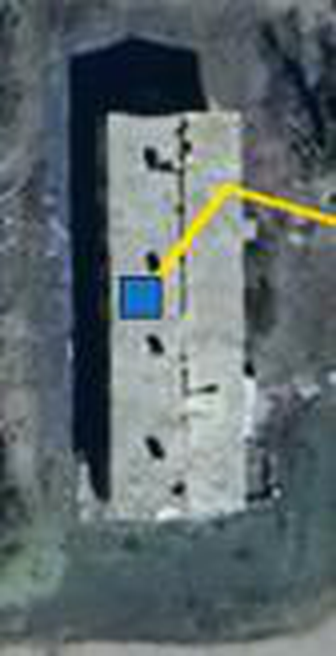
#> input picture work/altay2/img_11_4x.png, 336 x 656 px, given in place of map06_v4.jpg, which was not available
$ python 55b_match_altay2.py
#> lines starting #> are read from the running program, lines starting #| are printed output that depends on the picture; pictures that were not available may be replaced by others from this repository, and a replacement may not be noted
#!/usr/bin/env python3
# -*- coding: utf-8 -*-
"""Task 55b (v2, быстрая): FLANN, s=2.0 + raw, 4 поворота.
Регион стабилен независимо от масштаба фигуры (проверено v1)."""
import json
import sys
from pathlib import Path

import cv2
import numpy as np

BASE = Path('/home/z/my-project')
DIR = BASE / 'work/altay2'
MAP = DIR / 'map06_v4.jpg'

NAMES = ['img_9.png', 'img_10.png', 'img_11.png', 'img_12.png']
MAP_DOWN = 2


def ncc(a, b):
    a = a.astype(np.float64) - a.mean()
    b = b.astype(np.float64) - b.mean()
    d = np.sqrt((a * a).sum() * (b * b).sum())
    return float((a * b).sum() / d) if d > 1e-9 else 0.0


def main():
    map_full = cv2.imread(str(MAP), cv2.IMREAD_GRAYSCALE)
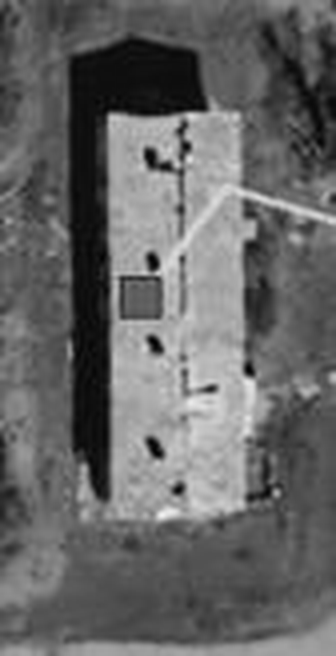
#> map_full: shape (656, 336); min 0, max 242, mean 102.4
    Hf, Wf = map_full.shape
#> Hf = 656; Wf = 336
    map_half = cv2.resize(map_full, (Wf // MAP_DOWN, Hf // MAP_DOWN),
                          interpolation=cv2.INTER_AREA)

    sift = cv2.SIFT_create(nfeatures=12000, contrastThreshold=0.02)
    k2, d2 = sift.detectAndCompute(map_half, None)
#> k2 = 824 keypoints; strongest (x, y, size): (76, 130, 4.8), (77, 172, 5.3), (77, 224, 5.8), (75, 78, 5.1)
    print(f'map_half {map_half.shape}: {len(k2)} kp', flush=True)
#| map_half (328, 168): 824 kp
    flann = cv2.FlannBasedMatcher(
        dict(algorithm=1, trees=5), dict(checks=64))

    results = {}
    for name in NAMES:
        fig0 = cv2.imread(str(DIR / name), cv2.IMREAD_GRAYSCALE)
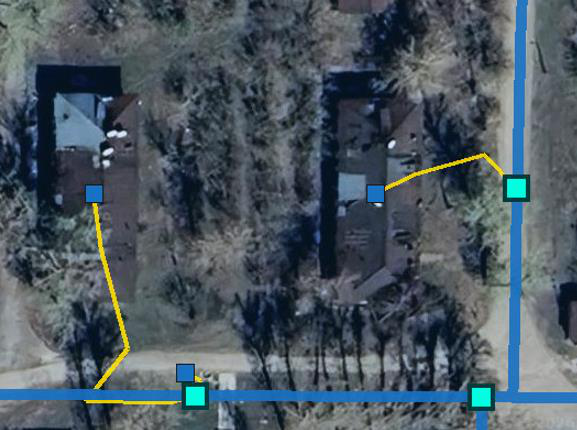
#> input picture work/altay2/img_9.png, 577 x 430 px, found by its file name
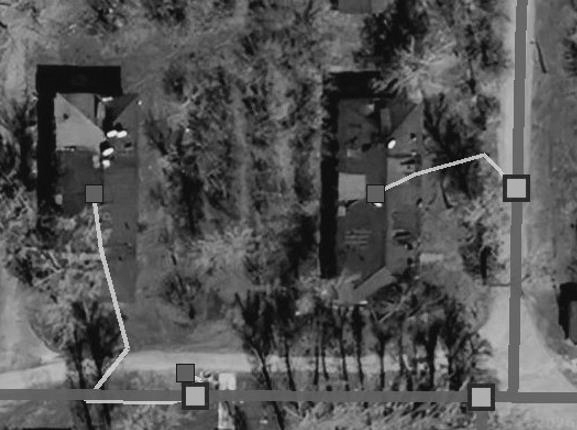
#> fig0: shape (430, 577); min 1, max 240, mean 84.3
        variants = {'raw': fig0,
                    'rotCW': cv2.rotate(fig0, cv2.ROTATE_90_CLOCKWISE),
                    'rotCCW': cv2.rotate(fig0, cv2.ROTATE_90_COUNTERCLOCKWISE),
                    'rot180': cv2.rotate(fig0, cv2.ROTATE_180)}
        best = None
        for vname, vimg in variants.items():
            for s in ([1.0, 2.0] if min(vimg.shape) >= 100 else [2.0, 4.0]):
                h0, w0 = vimg.shape
                fig = cv2.resize(vimg, (max(2, int(w0 * s)),
                                        max(2, int(h0 * s))),
                                 interpolation=cv2.INTER_CUBIC)
                if min(fig.shape) < 40:
                    continue
                k1, d1 = sift.detectAndCompute(fig, None)
                if d1 is None or len(k1) < 8:
                    continue
                matches = flann.knnMatch(d1, d2, k=2)
                good = [m for m, n in matches
                        if m.distance < 0.75 * n.distance]
                if len(good) < 8:
                    continue
                src = np.float32([k1[m.queryIdx].pt
                                  for m in good]).reshape(-1, 1, 2)
                dst = np.float32([k2[m.trainIdx].pt
                                  for m in good]).reshape(-1, 1, 2)
                H, msk = cv2.findHomography(src, dst, cv2.RANSAC, 4.0)
                if H is None or int(msk.sum()) < 8:
                    continue
                inl = int(msk.sum())
                hh, ww = fig.shape
                corners = np.float32([[0, 0], [ww, 0], [ww, hh],
                                      [0, hh]]).reshape(-1, 1, 2)
                proj = cv2.perspectiveTransform(corners, H).reshape(-1, 2) \
                    * MAP_DOWN
                x0, y0 = proj.min(axis=0)
                x1, y1 = proj.max(axis=0)
                if x0 < -20 or y0 < -20 or x1 > Wf + 20 or y1 > Hf + 20:
                    continue
                wR, hR = int(round(x1 - x0)), int(round(y1 - y0))
                if wR < 30 or hR < 30 or wR > Wf or hR > Hf:
                    continue
                ar_fig = max(ww, hh) / max(1, min(ww, hh))
                ar_reg = max(wR, hR) / max(1, min(wR, hR))
                if abs(ar_fig - ar_reg) / max(ar_fig, ar_reg) > 0.35:
                    continue
                W2, H2 = map_half.shape[1], map_half.shape[0]
                warped_half = cv2.warpPerspective(
                    fig, H, (W2, H2), flags=cv2.INTER_LINEAR,
                    borderMode=cv2.BORDER_CONSTANT, borderValue=128)
                cx0, cy0 = int(x0) // MAP_DOWN, int(y0) // MAP_DOWN
                cx1, cy1 = int(x1) // MAP_DOWN + 1, int(y1) // MAP_DOWN + 1
                wh = warped_half[cy0:cy1, cx0:cx1]
                if wh.size < 400:
                    continue
                warped = cv2.resize(wh, (max(1, wh.shape[1] * 2),
                                         max(1, wh.shape[0] * 2)),
                                    interpolation=cv2.INTER_LINEAR)
                crop = map_full[int(y0):int(y0) + warped.shape[0],
                                int(x0):int(x0) + warped.shape[1]]
                if crop.shape[:2] != warped.shape[:2]:
                    mn = (min(crop.shape[0], warped.shape[0]),
                          min(crop.shape[1], warped.shape[1]))
                    crop = crop[:mn[0], :mn[1]]
                    warped = warped[:mn[0], :mn[1]]
                m = (warped > 5) & (warped < 250) & (crop > 5) & (crop < 250)
                if m.sum() < 400:
                    continue
                score = ncc(warped[m], crop[m])
                cand = dict(variant=vname, scale=s, inliers=inl,
                            good=len(good), ncc=round(score, 3),
                            region=[round(float(x0)), round(float(y0)),
                                    round(float(x1)), round(float(y1))])
                print(f'  {name} {vname} s={s}: inl={inl} ncc={score:.3f} '
                      f'region={cand["region"]}', flush=True)
                if best is None or (score, inl) > (best['ncc'],
                                                   best['inliers']):
                    if score >= 0.30:
                        best = cand
#> this loop made 4 passes
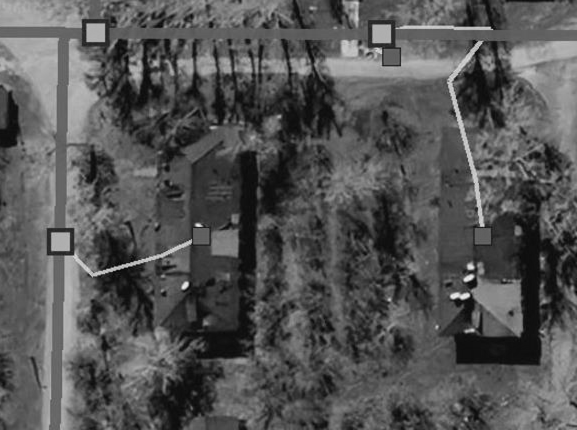
#> fig: shape (860, 1154) (shown at 1/2 size); min 0, max 242, mean 84.3
        if best:
            results[name] = best
            print(f'{name}: BEST {best["variant"]} s={best["scale"]} '
                  f'inl={best["inliers"]} ncc={best["ncc"]} '
                  f'region={best["region"]}', flush=True)
        else:
            results[name] = None
            print(f'{name}: NO VALID MATCH', flush=True)
        sys.stdout.flush()
#> pass 2 of the loop in main, `for name in NAMES:`:
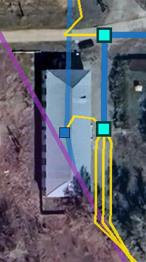
#> input picture work/altay2/img_10.png, 146 x 262 px, found by its file name
#> fig0: shape (262, 146)
#> the loop in main, `for vname, vimg in variants.items():` made 4 passes
#> after the loop in main, `for vname, vimg in variants.items():`:
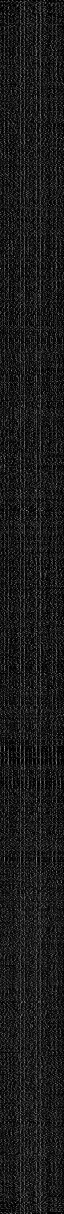
#> d1: shape (2427, 128) float32 (shown at 1/2 size); min 0, max 215, mean 26.5
#> after the loop in main, `for vname, vimg in variants.items():`:
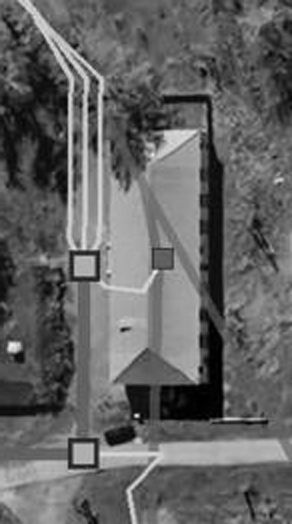
#> fig: shape (524, 292); min 0, max 244, mean 99.4
#> pass 3 of the loop in main, `for name in NAMES:`:
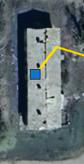
#> input picture work/altay2/img_11.png, 84 x 164 px, found by its file name
#> fig0: shape (164, 84)
#> the loop in main, `for vname, vimg in variants.items():` made 4 passes
#> vname on passes 1 to 4: 'raw', 'rotCW', 'rotCCW', 'rot180'
#> (printed output is left out)
#> after the loop in main, `for vname, vimg in variants.items():`:
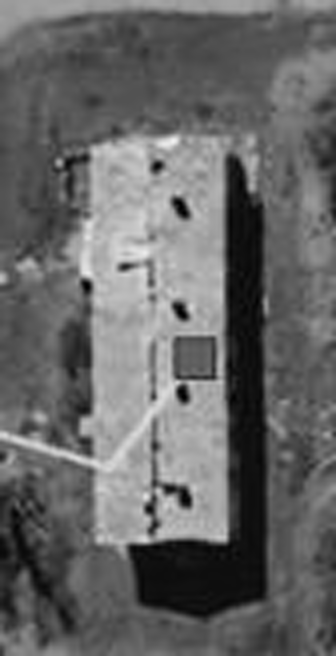
#> fig: shape (656, 336); min 0, max 241, mean 102.4
#> after the loop in main, `for vname, vimg in variants.items():`:
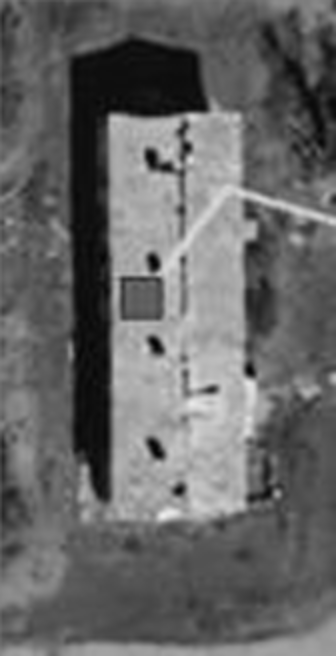
#> warped: shape (656, 336); min 2, max 237, mean 102.4
#> after the loop in main, `for vname, vimg in variants.items():`: best = {'variant': 'raw', 'scale': 2, 'inliers': 729, 'good': 731, 'ncc': 1, 'region': [0, 0, 336, 656]}
#| img_11.png: BEST raw s=2.0 inl=729 ncc=1.0 region=[0, 0, 336, 656]
#> the loop made 4 passes; the first 3 are shown

    json.dump(results, open(DIR / 'fig_match.json', 'w'),
              ensure_ascii=False, indent=1)
    print('saved fig_match.json')
    return 0


if __name__ == '__main__':
    sys.exit(main())
#> (the program exits here)
